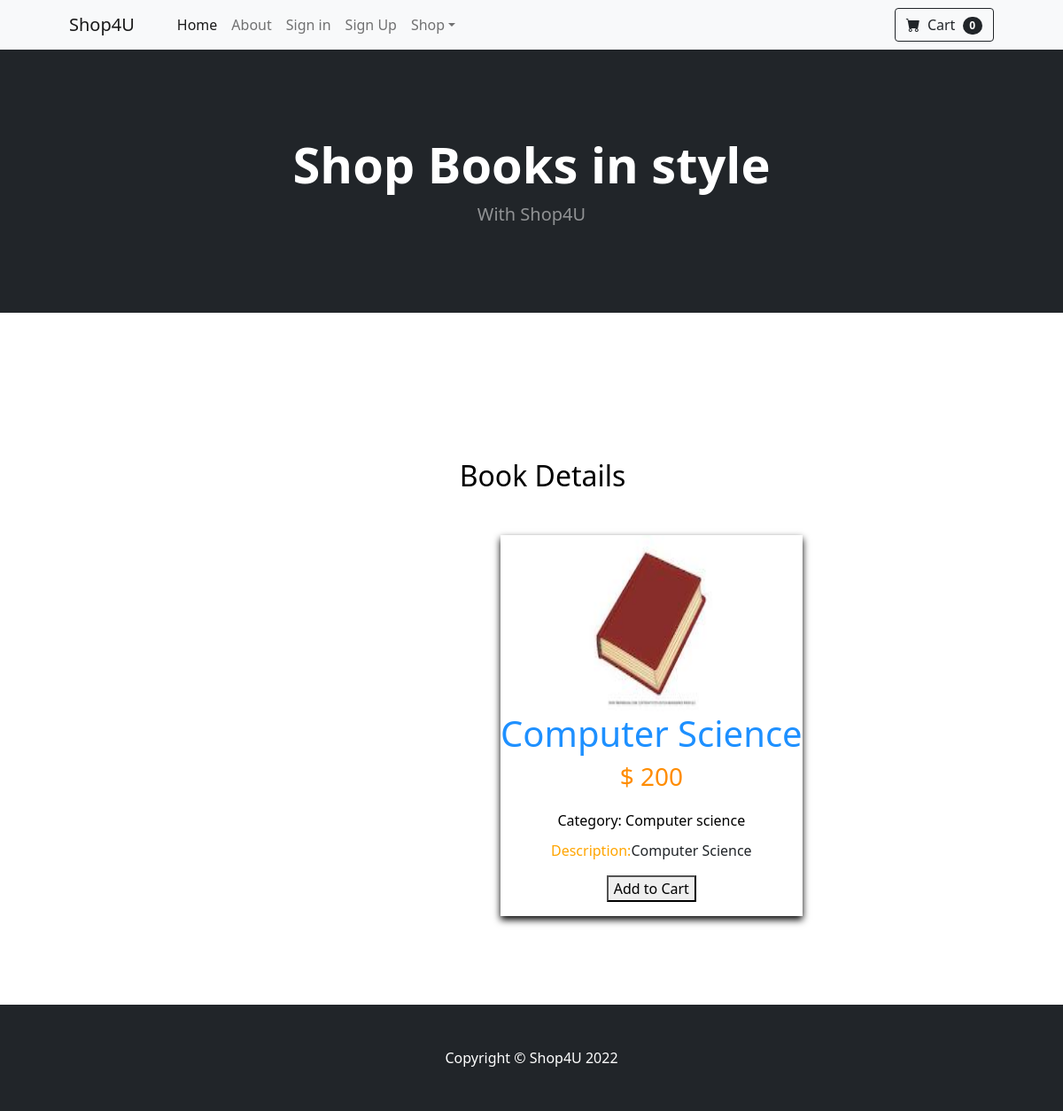
The page /book-details.php?id=5 on the database its author committed.
### tables this page shows
CREATE TABLE IF NOT EXISTS `books` (
  `bookId` int(11) NOT NULL,
  `title` varchar(200) NOT NULL,
  `author` varchar(200) NOT NULL,
  `description` varchar(200) NOT NULL,
  `category` varchar(200) NOT NULL,
  `price` double NOT NULL,
  `image` text NOT NULL,
  `status` varchar(200) NOT NULL,
  `type` varchar(200) NOT NULL
);

CREATE TABLE IF NOT EXISTS `categories` (
  `categoryId` int(11) NOT NULL,
  `name` varchar(200) NOT NULL,
  `description` varchar(200) NOT NULL
);

### book-details.php (the view, shortened to what this page needs)
<!DOCTYPE html>
<html lang="en">
    <head>
        <link rel="stylesheet" type="text/css" href="style.css">
        <link href="https://cdn.jsdelivr.net/npm/bootstrap-icons@1.5.0/font/bootstrap-icons.css" rel="stylesheet" />
        <link href="css/styles.css" rel="stylesheet" />
    </head>
    <body>
        <nav class="navbar navbar-expand-lg navbar-light bg-light">
            <div class="container px-4 px-lg-5">
                <a class="navbar-brand" href="#!">Shop4U</a>
                <div class="collapse navbar-collapse" id="navbarSupportedContent">
                    <ul class="navbar-nav me-auto mb-2 mb-lg-0 ms-lg-4">
                        <li class="nav-item"><a class="nav-link active" aria-current="page" href="index.php">Home</a></li>
                        <li class="nav-item"><a class="nav-link" href="about.php">About</a></li>
                        <li class="nav-item"><a class="nav-link" href="signin.php">Sign in</a></li>
                        <li class="nav-item"><a class="nav-link" href="signup.php">Sign Up</a></li>
                        <li class="nav-item dropdown">
                            <a class="nav-link dropdown-toggle" id="navbarDropdown" href="#" role="button" data-bs-toggle="dropdown" aria-expanded="false">Shop</a>
                        </li>
                    </ul>
                    <form class="d-flex">
                        <button class="btn btn-outline-dark" type="submit">
                            <i class="bi-cart-fill me-1"></i>
                            Cart
                            <span class="badge bg-dark text-white ms-1 rounded-pill">0</span>
                        </button>
                    </form>
                </div>
            </div>
        </nav>
        <header class="bg-dark py-5">
            <div class="container px-4 px-lg-5 my-5">
                <div class="text-center text-white">
                    <h1 class="display-4 fw-bolder">Shop Books in style</h1>
                    <p class="lead fw-normal text-white-50 mb-0">With Shop4U</p>
                </div>
            </div>
        </header>
            <div style="text-align: center; margin-top: 0px" id="primary_right">
                <div style="text-align: center;" class="title" margin-top: -21px>
            <h2>Book Details</h2>
                    </div>
                    <br>
            <div class="prod-det">
<?php
                            $id = $_GET['id'];
                            $result = mysql_query("SELECT* from books inner JOIN categories on books.category=categories.categoryId where bookId='$id'");
                            while($row = mysql_fetch_array($result)) {
                            echo '<image src = "admin/images/books/'.$row['image'].'" width="160" height="200">';
                            echo'<h1><font color="dodgerblue">'.$row['title'].'</font></h1>';
                            echo'<h3><font color="darkorange">$ '.$row['price'].'</h3></font>';
                            echo'<h2> <font color="black" size="3px">Category: '.$row['name'].'</h2></font>';
                            echo'<p><font color="orange">Description:</font>'.$row['description'].'</p>';
                            echo'<p><button><a href="signin.php"><font color="black" name="btn">Add to Cart</font></button></p>';
                            echo'</div>';
                            }
                            ?>
                    </div>
</body>
</html>
        <?php include "footer.php"?>
    </body>
</html>

### style.css (style rules this page uses)
#primary_right { text-align: center; margin-left:-255px; min-height:500px; overflow:hidden; }
.title { margin-top: 150px; color: black; background: white; text-align: left; padding: 15px; margin-left: 280px; border-radius: 5px; margin-right: 20px; text-indent: 20px; clear: all; }
.prod-det { margin-left: 820px; margin-right: 20px; margin-bottom: 100px; box-shadow: 0 4px 8px 0 rgba(0,0,0.2); text-align: center; float: left; }
.prod-det a { text-decoration: none; }
.container p { text-decoration: none; }

### rows shown on the page
books: image (picture), title "Computer Science", price "200", categories.name "Computer science", categories.description "Computer Science"
